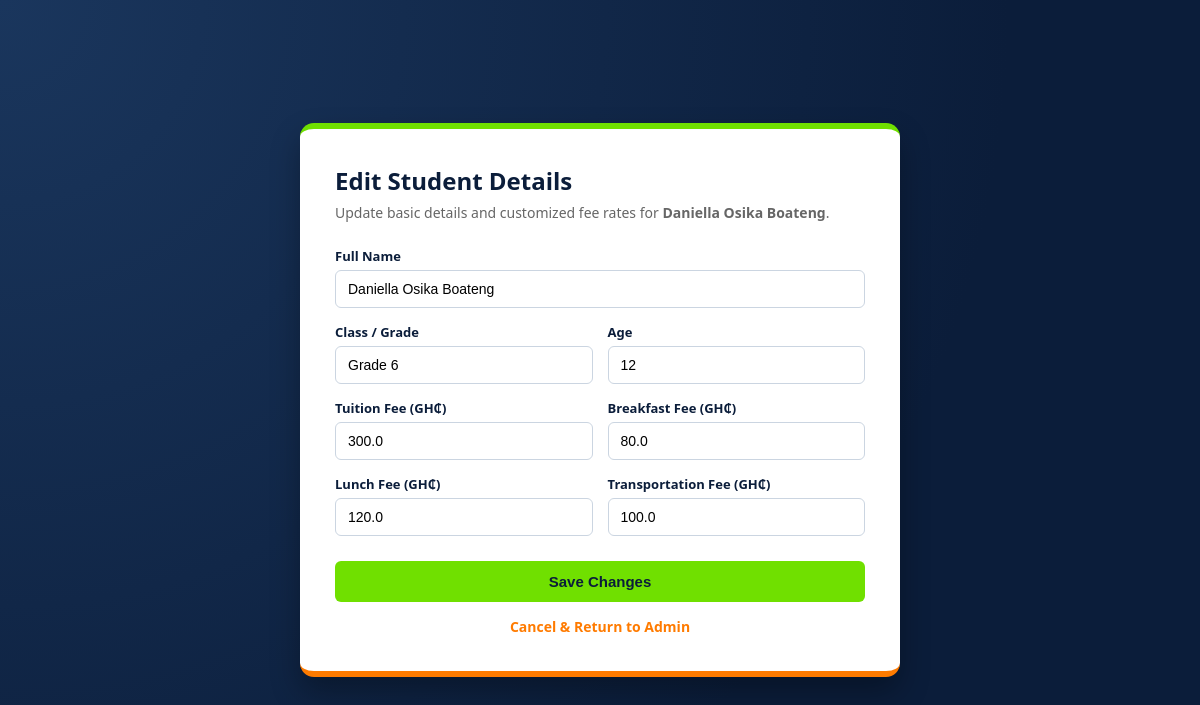
The page /edit_student/2 (signed in) on the database its author committed.
### tables this page shows
CREATE TABLE students (
            id INTEGER PRIMARY KEY AUTOINCREMENT,
            name TEXT NOT NULL,
            grade TEXT NOT NULL,
            age INTEGER NOT NULL
        , total_fee REAL DEFAULT 500.00, tuition REAL DEFAULT 300.0, breakfast REAL DEFAULT 80.0, lunch REAL DEFAULT 120.0, transportation REAL DEFAULT 100.0);

### app.py (the view, shortened to what this page needs)
@app.route('/edit_student/<int:id>', methods=['GET', 'POST'])
def edit_student(id):
  if session.get('role') != 'admin':
    flash('Unauthorized access.')
    return redirect(url_for('login'))
  conn = get_db_connection()
  student = conn.execute(
      'SELECT * FROM students WHERE id = ?', (id,)
  ).fetchone()
  conn.close()
  if not student:
    return 'Student not found', 404
  return render_template('edit_student.html', student=student)

### app.py (called while the page is built)
def get_db_connection():
  conn = sqlite3.connect('school_database.db')
  conn.row_factory = sqlite3.Row
  return conn

### templates/edit_student.html (shortened to what this page needs)
<!DOCTYPE html>
<html lang="en">
<head>
</head>
<body>
    <div class="container">
        <h2>Edit Student Details</h2>
        <p class="subtitle">Update basic details and customized fee rates for <strong>{{ student.name }}</strong>.</p>
        <form action="/edit_student/{{ student.id }}" method="POST">
            <div class="form-grid">
                <div class="form-group full">
                    <label>Full Name</label>
                    <input type="text" name="name" value="{{ student.name }}" required>
                </div>
                <div class="form-group">
                    <label>Class / Grade</label>
                    <input type="text" name="grade" value="{{ student.grade }}" required>
                </div>
                <div class="form-group">
                    <label>Age</label>
                    <input type="number" name="age" value="{{ student.age }}" required>
                </div>
                <div class="form-group">
                    <label>Tuition Fee (GH₵)</label>
                    <input type="number" name="tuition" step="0.01" value="{{ student.tuition or 300.00 }}" required>
                </div>
                <div class="form-group">
                    <label>Breakfast Fee (GH₵)</label>
                    <input type="number" name="breakfast" step="0.01" value="{{ student.breakfast or 80.00 }}" required>
                </div>
                <div class="form-group">
                    <label>Lunch Fee (GH₵)</label>
                    <input type="number" name="lunch" step="0.01" value="{{ student.lunch or 120.00 }}" required>
                </div>
                <div class="form-group">
                    <label>Transportation Fee (GH₵)</label>
                    <input type="number" name="transportation" step="0.01" value="{{ student.transportation or 100.00 }}" required>
                </div>
            </div>
            <button type="submit" class="btn-save">Save Changes</button>
            <a href="/admin_dashboard" class="btn-cancel">Cancel & Return to Admin</a>
        </form>
    </div>
</body>
</html>

### templates/edit_student.html (style rules this page uses)
* { box-sizing: border-box; margin: 0; padding: 0; }
body { font-family: 'Segoe UI', Tahoma, Geneva, Verdana, sans-serif; background: radial-gradient(circle at top left, #1a365d, #0b1d3a 70%); min-height: 100vh; color: #333; padding: 40px 20px; display: flex; align-items: center; justify-content: center; }
.container { max-width: 600px; width: 100%; background: white; padding: 35px; border-radius: 14px; box-shadow: 0 15px 30px rgba(0,0,0,0.3); border-top: 6px solid #70e000; border-bottom: 6px solid #ff7b00; }
h2 { color: #0b1d3a; font-size: 24px; margin-bottom: 6px; }
.subtitle { color: #666; margin-bottom: 25px; font-size: 14px; }
.form-grid { display: grid; grid-template-columns: 1fr 1fr; gap: 15px; margin-bottom: 25px; }
.form-group { display: flex; flex-direction: column; }
.form-group.full { grid-column: span 2; }
label { font-size: 13px; font-weight: 700; color: #0b1d3a; margin-bottom: 5px; }
input { padding: 10px 12px; border: 1px solid #cbd5e1; border-radius: 6px; font-size: 14px; outline: none; }
.btn-save { background-color: #70e000; color: #0b1d3a; border: none; padding: 12px 24px; border-radius: 6px; font-weight: 700; font-size: 15px; cursor: pointer; width: 100%; transition: background 0.2s; }
.btn-cancel { display: block; text-align: center; margin-top: 15px; color: #ff7b00; text-decoration: none; font-weight: 700; font-size: 14px; }

### rows shown on the page
students: name "Daniella Osika Boateng", grade "Grade 6", age "12", tuition "300.0", breakfast "80.0", lunch "120.0", transportation "100.0"
